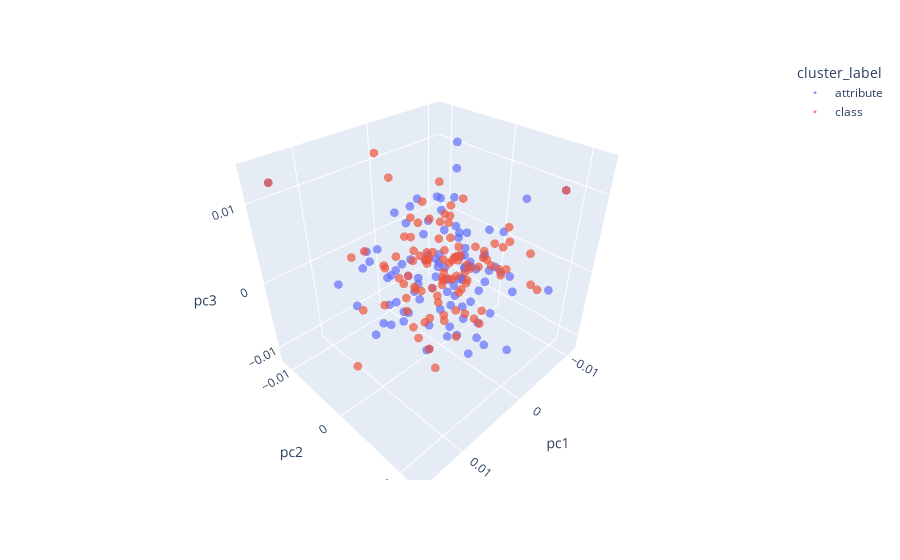

The notebook cell this image was saved under:
### Code cell
vectors = filtered_df['vector'].to_list()
pca = PCA(n_components=3)
pcas = pca.fit_transform(vectors)
pca_df = pd.DataFrame(data = pcas, columns = ['pc1', 'pc2', 'pc3'])
pca_df['cluster_label'] = filtered_df['type'].tolist()
pca_df.sort_values(by='cluster_label', inplace=True)

fig = px.scatter_3d(pca_df, x='pc1', y='pc2', z='pc3', color='cluster_label', size_max=0.1, opacity=0.7)
fig.update_traces(marker=dict(size=3))
